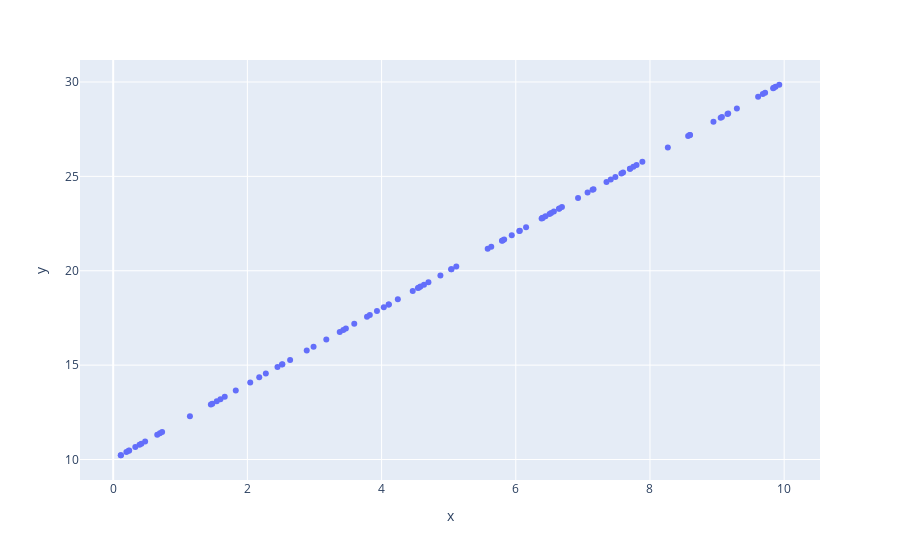

Write notebook code for a chart like this one.
### Markdown cell above
# $y = mx + b$

### Code cell
b = 10 # "intercept"
m = 2 # "slope" "rise over run"
y = m*x+b # y = m1*x1 + m2*x2 + b # 
df2 = pd.DataFrame({'x':x, 'y':y})
px.scatter(df2, x='x', y='y')
